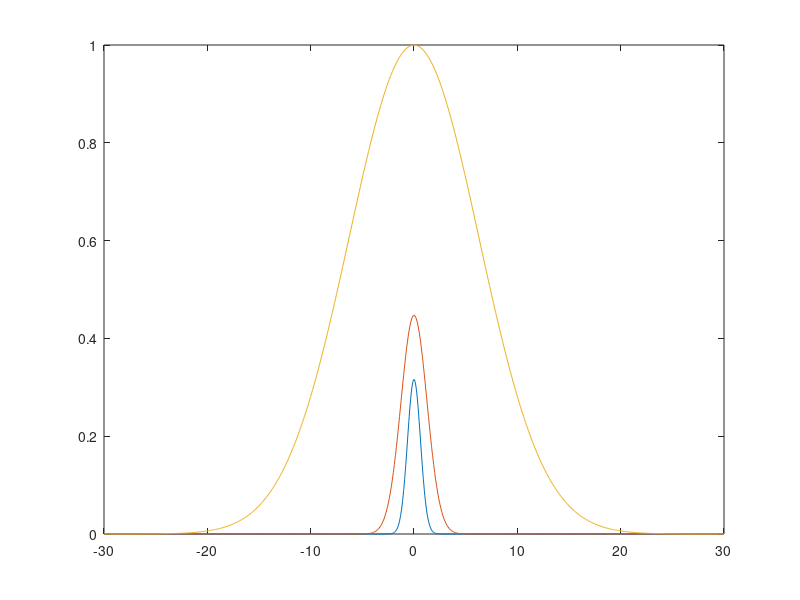

Recreate this plot in MATLAB.
clear
m=628;
x=-30:0.1:30;
t=[1000/m,500/m,100/m];
for i=1:3
    j=t(i);
    y=1/(sqrt(2*pi*j))*exp(-(x.^2)/2*(j^2));
    plot(x,y)
    hold on
end